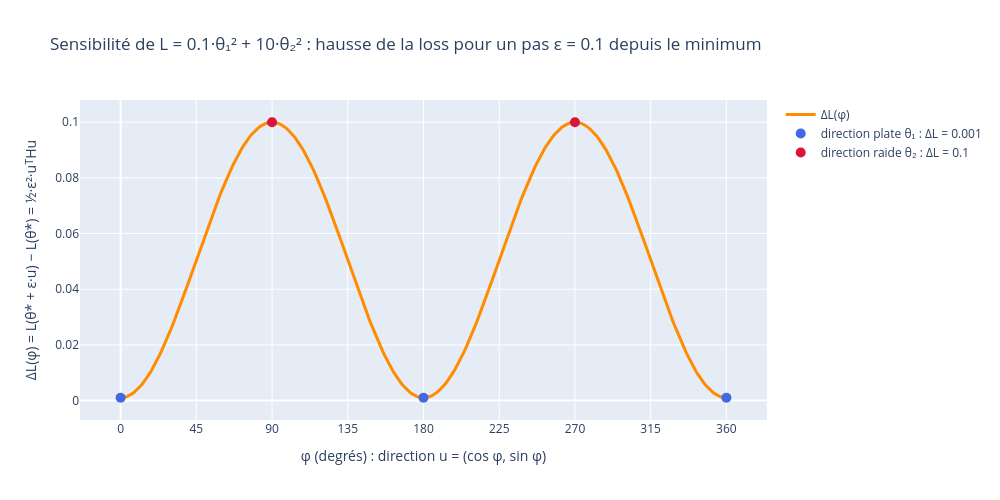

Write notebook code for a chart like this one.
### Markdown cell above
<a id="sensibilite"></a>
## 5. Sensibilité de la loss selon la direction

On part du minimum $\theta^* = (0, 0)$ et on fait un pas de longueur $\varepsilon$ dans une direction $u = (\cos\varphi,\ \sin\varphi)$, avec $\|u\| = 1$. Combien la loss augmente-t-elle ?

### Développement de Taylor le long de $u$

$$
L(\theta^* + \varepsilon u) = L(\theta^*) + \varepsilon\, \underbrace{\nabla L(\theta^*)^\top u}_{\text{ordre 1 : pente}} + \tfrac{1}{2}\,\varepsilon^2\, \underbrace{u^\top H\, u}_{\text{ordre 2 : courbure}}
$$

Ici la loss est quadratique : ce développement est **exact**, pas une approximation.

- **Le terme d'ordre 1 est nul** au minimum, car $\nabla L(\theta^*) = 0$. C'est ce que montrent les deux droites du gradient : elles passent par 0. La pente ne distingue donc pas les directions au minimum.
- **Le terme d'ordre 2 est le seul qui compte.** La sensibilité dans la direction $u$ est la **courbure directionnelle** :

$$
\Delta L(\varepsilon, u) = \tfrac{1}{2}\,\varepsilon^2\, k(u), \qquad k(u) = u^\top H u = 0.2\cos^2\varphi + 20\sin^2\varphi .
$$

### Les deux directions extrêmes

Les directions extrêmes sont les vecteurs propres de $H$ (ici les axes) :

| Direction | $\varphi$ | $k(u)$ | $\Delta L$ pour $\varepsilon = 0.1$ | Distance pour atteindre $\Delta L = 0.9$ |
|---|---|---|---|---|
| $\theta_1$ (plate) | 0° | $\lambda_{\min} = 0.2$ | $0.001$ | $\varepsilon = \sqrt{2 \cdot 0.9 / 0.2} = 3$ |
| $\theta_2$ (raide) | 90° | $\lambda_{\max} = 20$ | $0.1$ | $\varepsilon = \sqrt{2 \cdot 0.9 / 20} = 0.3$ |

- À pas égal, la loss monte **100 fois plus** selon $\theta_2$ que selon $\theta_1$ (rapport $\kappa = \lambda_{\max}/\lambda_{\min}$).
- À hausse de loss égale, on peut aller **10 fois plus loin** selon $\theta_1$ (rapport $\sqrt{\kappa}$). On retrouve les bornes $\pm 3$ et $\pm 0.3$ des coupes de la loss.

Pour toute autre direction, $k(u)$ est compris entre ces deux valeurs : $\lambda_{\min} \le u^\top H u \le \lambda_{\max}$ (quotient de Rayleigh).

### Code cell
fig = plot_sensitivity(eps=0.1)
fig.show()

### Figure 1 — Plotly figure (JSON) as saved in the notebook; plotly's stock layout.template omitted (floating-point values rounded to 4 significant figures; data arrays with more than 128 entries replaced by an {"elided": "..."} marker saying what was removed)
{"data": [{"hovertemplate": "φ = %{x:.0f}°<br>ΔL = %{y:.4f}<extra></extra>", "line": {"color": "darkorange", "width": 3}, "mode": "lines", "name": "ΔL(φ)", "type": "scatter", "x": {"elided": "361 float values"}, "y": {"elided": "361 float values"}}, {"marker": {"color": "royalblue", "size": 10}, "mode": "markers", "name": "direction plate θ₁ : ΔL = 0.001", "type": "scatter", "x": [0, 180, 360], "y": [0.001, 0.001, 0.001]}, {"marker": {"color": "crimson", "size": 10}, "mode": "markers", "name": "direction raide θ₂ : ΔL = 0.1", "type": "scatter", "x": [90, 270], "y": [0.1, 0.1]}], "layout": {"height": 500, "title": {"text": "Sensibilité de L = 0.1·θ₁² + 10·θ₂² : hausse de la loss pour un pas ε = 0.1 depuis le minimum"}, "width": 1000, "xaxis": {"tickvals": [0, 45, 90, 135, 180, 225, 270, 315, 360], "title": {"text": "φ (degrés) : direction u = (cos φ, sin φ)"}}, "yaxis": {"title": {"text": "ΔL(φ) = L(θ* + ε·u) − L(θ*) = ½·ε²·uᵀHu"}}}}
